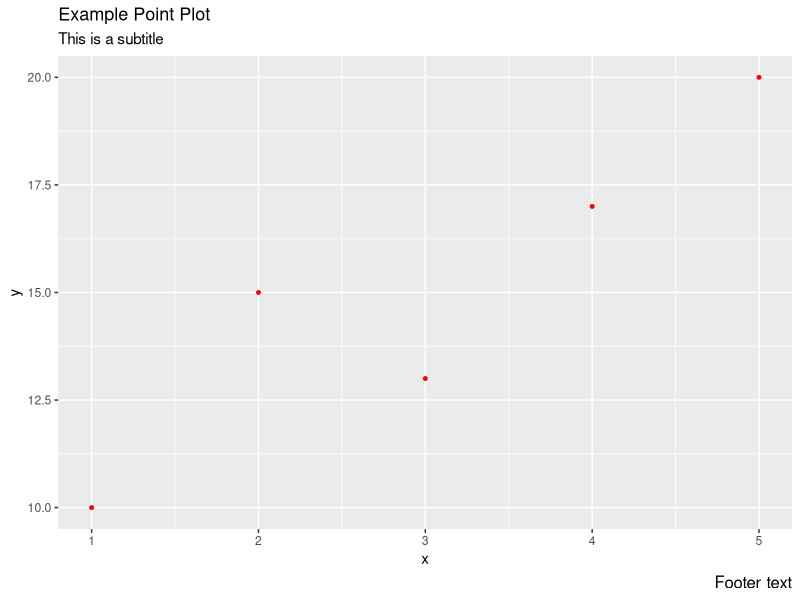

This figure's R source:
library(ggplot2)
library(tidyverse)

# Create some sample data
data <- data.frame(
  x = c(1, 2, 3, 4, 5),
  y = c(10, 15, 13, 17, 20)
)

# Create the plot
plot <- ggplot(data, aes(x = x, y = y)) +
  geom_point(
    size = 1, #input$size
    color= "red" #input$color
  ) +
  labs(
    title = "Example Point Plot",
    subtitle = "This is a subtitle",
    caption = "Footer text"
  ) +
  theme(
    plot.caption = element_text(size = 12 #input$footer
    ),
    plot.title =  element_text(size=13 #input$title
    ))  

# Display the plot
print(plot)

